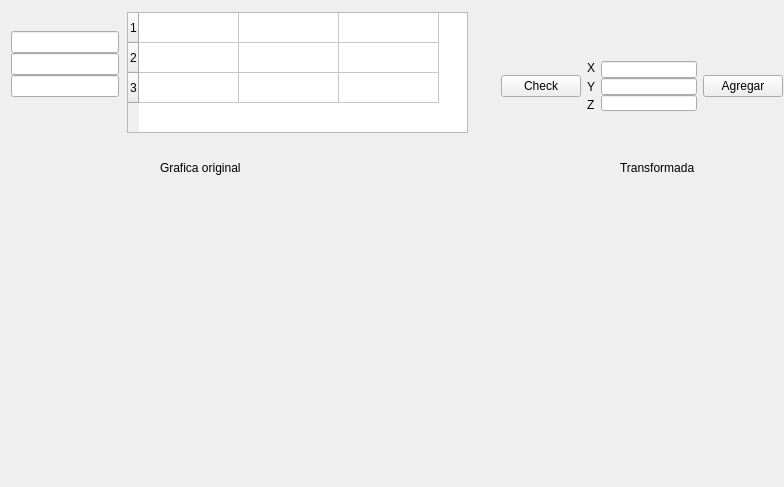
<?xml version="1.0" encoding="UTF-8"?>
<ui version="4.0">
 <class>MainWindow</class>
 <widget class="QMainWindow" name="MainWindow">
  <property name="geometry">
   <rect>
    <x>0</x>
    <y>0</y>
    <width>784</width>
    <height>487</height>
   </rect>
  </property>
  <property name="windowTitle">
   <string>MainWindow</string>
  </property>
  <widget class="QWidget" name="centralWidget">
   <widget class="QLabel" name="label_7">
    <property name="geometry">
     <rect>
      <x>160</x>
      <y>160</y>
      <width>81</width>
      <height>16</height>
     </rect>
    </property>
    <property name="text">
     <string>Grafica original</string>
    </property>
   </widget>
   <widget class="QLabel" name="label_8">
    <property name="geometry">
     <rect>
      <x>620</x>
      <y>160</y>
      <width>75</width>
      <height>16</height>
     </rect>
    </property>
    <property name="text">
     <string>Transformada</string>
    </property>
   </widget>
   <widget class="GLWidget" name="GLoriginal" native="true">
    <property name="geometry">
     <rect>
      <x>10</x>
      <y>180</y>
      <width>401</width>
      <height>291</height>
     </rect>
    </property>
    <property name="sizePolicy">
     <sizepolicy hsizetype="Expanding" vsizetype="Expanding">
      <horstretch>0</horstretch>
      <verstretch>0</verstretch>
     </sizepolicy>
    </property>
    <property name="autoFillBackground">
     <bool>false</bool>
    </property>
   </widget>
   <widget class="QTableWidget" name="tableWidget">
    <property name="enabled">
     <bool>true</bool>
    </property>
    <property name="geometry">
     <rect>
      <x>127</x>
      <y>12</y>
      <width>341</width>
      <height>121</height>
     </rect>
    </property>
    <property name="sizePolicy">
     <sizepolicy hsizetype="Expanding" vsizetype="Fixed">
      <horstretch>0</horstretch>
      <verstretch>0</verstretch>
     </sizepolicy>
    </property>
    <attribute name="horizontalHeaderVisible">
     <bool>false</bool>
    </attribute>
    <attribute name="horizontalHeaderCascadingSectionResizes">
     <bool>false</bool>
    </attribute>
    <row>
     <property name="text">
      <string>1</string>
     </property>
    </row>
    <row>
     <property name="text">
      <string>2</string>
     </property>
    </row>
    <row>
     <property name="text">
      <string>3</string>
     </property>
    </row>
    <column>
     <property name="text">
      <string>1</string>
     </property>
    </column>
    <column>
     <property name="text">
      <string>2</string>
     </property>
    </column>
    <column>
     <property name="text">
      <string>3</string>
     </property>
    </column>
   </widget>
   <widget class="QWidget" name="">
    <property name="geometry">
     <rect>
      <x>490</x>
      <y>50</y>
      <width>304</width>
      <height>72</height>
     </rect>
    </property>
    <property name="sizePolicy">
     <sizepolicy hsizetype="Preferred" vsizetype="Fixed">
      <horstretch>0</horstretch>
      <verstretch>0</verstretch>
     </sizepolicy>
    </property>
    <layout class="QHBoxLayout" name="horizontalLayout_3">
     <item>
      <widget class="QPushButton" name="checkButton">
       <property name="sizePolicy">
        <sizepolicy hsizetype="Minimum" vsizetype="Fixed">
         <horstretch>0</horstretch>
         <verstretch>0</verstretch>
        </sizepolicy>
       </property>
       <property name="text">
        <string>Check</string>
       </property>
      </widget>
     </item>
     <item>
      <layout class="QHBoxLayout" name="horizontalLayout_2">
       <item>
        <layout class="QVBoxLayout" name="verticalLayout_2">
         <item>
          <widget class="QLabel" name="label_4">
           <property name="sizePolicy">
            <sizepolicy hsizetype="Preferred" vsizetype="Fixed">
             <horstretch>0</horstretch>
             <verstretch>0</verstretch>
            </sizepolicy>
           </property>
           <property name="text">
            <string>X</string>
           </property>
          </widget>
         </item>
         <item>
          <widget class="QLabel" name="label_5">
           <property name="sizePolicy">
            <sizepolicy hsizetype="Preferred" vsizetype="Fixed">
             <horstretch>0</horstretch>
             <verstretch>0</verstretch>
            </sizepolicy>
           </property>
           <property name="text">
            <string>Y</string>
           </property>
          </widget>
         </item>
         <item>
          <widget class="QLabel" name="label_6">
           <property name="sizePolicy">
            <sizepolicy hsizetype="Preferred" vsizetype="Fixed">
             <horstretch>0</horstretch>
             <verstretch>0</verstretch>
            </sizepolicy>
           </property>
           <property name="text">
            <string>Z</string>
           </property>
          </widget>
         </item>
        </layout>
       </item>
       <item>
        <layout class="QVBoxLayout" name="verticalLayout_3">
         <property name="spacing">
          <number>0</number>
         </property>
         <item>
          <widget class="QLineEdit" name="lineEdit_3">
           <property name="sizePolicy">
            <sizepolicy hsizetype="Preferred" vsizetype="Fixed">
             <horstretch>0</horstretch>
             <verstretch>0</verstretch>
            </sizepolicy>
           </property>
          </widget>
         </item>
         <item>
          <widget class="QLineEdit" name="lineEdit_4">
           <property name="sizePolicy">
            <sizepolicy hsizetype="Preferred" vsizetype="Fixed">
             <horstretch>0</horstretch>
             <verstretch>0</verstretch>
            </sizepolicy>
           </property>
          </widget>
         </item>
         <item>
          <widget class="QLineEdit" name="lineEdit_5">
           <property name="sizePolicy">
            <sizepolicy hsizetype="Preferred" vsizetype="Fixed">
             <horstretch>0</horstretch>
             <verstretch>0</verstretch>
            </sizepolicy>
           </property>
          </widget>
         </item>
        </layout>
       </item>
      </layout>
     </item>
     <item>
      <layout class="QVBoxLayout" name="verticalLayout_4">
       <item>
        <widget class="QPushButton" name="agregarButton">
         <property name="sizePolicy">
          <sizepolicy hsizetype="Minimum" vsizetype="Fixed">
           <horstretch>0</horstretch>
           <verstretch>0</verstretch>
          </sizepolicy>
         </property>
         <property name="text">
          <string>Agregar</string>
         </property>
        </widget>
       </item>
      </layout>
     </item>
    </layout>
   </widget>
   <widget class="QLineEdit" name="lineEdit_6">
    <property name="geometry">
     <rect>
      <x>11</x>
      <y>31</y>
      <width>108</width>
      <height>22</height>
     </rect>
    </property>
    <property name="sizePolicy">
     <sizepolicy hsizetype="Preferred" vsizetype="Fixed">
      <horstretch>0</horstretch>
      <verstretch>0</verstretch>
     </sizepolicy>
    </property>
   </widget>
   <widget class="QLineEdit" name="lineEdit_8">
    <property name="geometry">
     <rect>
      <x>11</x>
      <y>53</y>
      <width>108</width>
      <height>22</height>
     </rect>
    </property>
    <property name="sizePolicy">
     <sizepolicy hsizetype="Preferred" vsizetype="Fixed">
      <horstretch>0</horstretch>
      <verstretch>0</verstretch>
     </sizepolicy>
    </property>
   </widget>
   <widget class="QLineEdit" name="lineEdit_7">
    <property name="geometry">
     <rect>
      <x>11</x>
      <y>75</y>
      <width>108</width>
      <height>22</height>
     </rect>
    </property>
    <property name="sizePolicy">
     <sizepolicy hsizetype="Preferred" vsizetype="Fixed">
      <horstretch>0</horstretch>
      <verstretch>0</verstretch>
     </sizepolicy>
    </property>
   </widget>
   <zorder>agregarButton</zorder>
   <zorder>lineEdit</zorder>
   <zorder>lineEdit_2</zorder>
   <zorder>lineEdit_3</zorder>
   <zorder>lineEdit_4</zorder>
   <zorder>lineEdit_5</zorder>
   <zorder>label_4</zorder>
   <zorder>label_5</zorder>
   <zorder>label_6</zorder>
   <zorder>label_7</zorder>
   <zorder>label_8</zorder>
   <zorder>widget</zorder>
   <zorder>horizontalSpacer</zorder>
   <zorder>widgetFinal</zorder>
   <zorder>verticalSpacer</zorder>
   <zorder>verticalSpacer_2</zorder>
   <zorder>lineEdit_2</zorder>
   <zorder>label</zorder>
   <zorder>verticalSpacer_3</zorder>
   <zorder>verticalSpacer_4</zorder>
   <zorder>horizontalSpacer_6</zorder>
   <zorder>verticalSpacer_5</zorder>
   <zorder>verticalSpacer_6</zorder>
   <zorder>widgetOriginal</zorder>
   <zorder>horizontalSpacer</zorder>
   <zorder>GLoriginal</zorder>
   <zorder></zorder>
   <zorder>widgetOriginal</zorder>
   <zorder>GLoriginal</zorder>
  </widget>
 </widget>
 <layoutdefault spacing="6" margin="11"/>
 <customwidgets>
  <customwidget>
   <class>GLWidget</class>
   <extends>QWidget</extends>
   <header>glwidget.h</header>
   <container>1</container>
  </customwidget>
 </customwidgets>
 <resources/>
 <connections/>
</ui>
